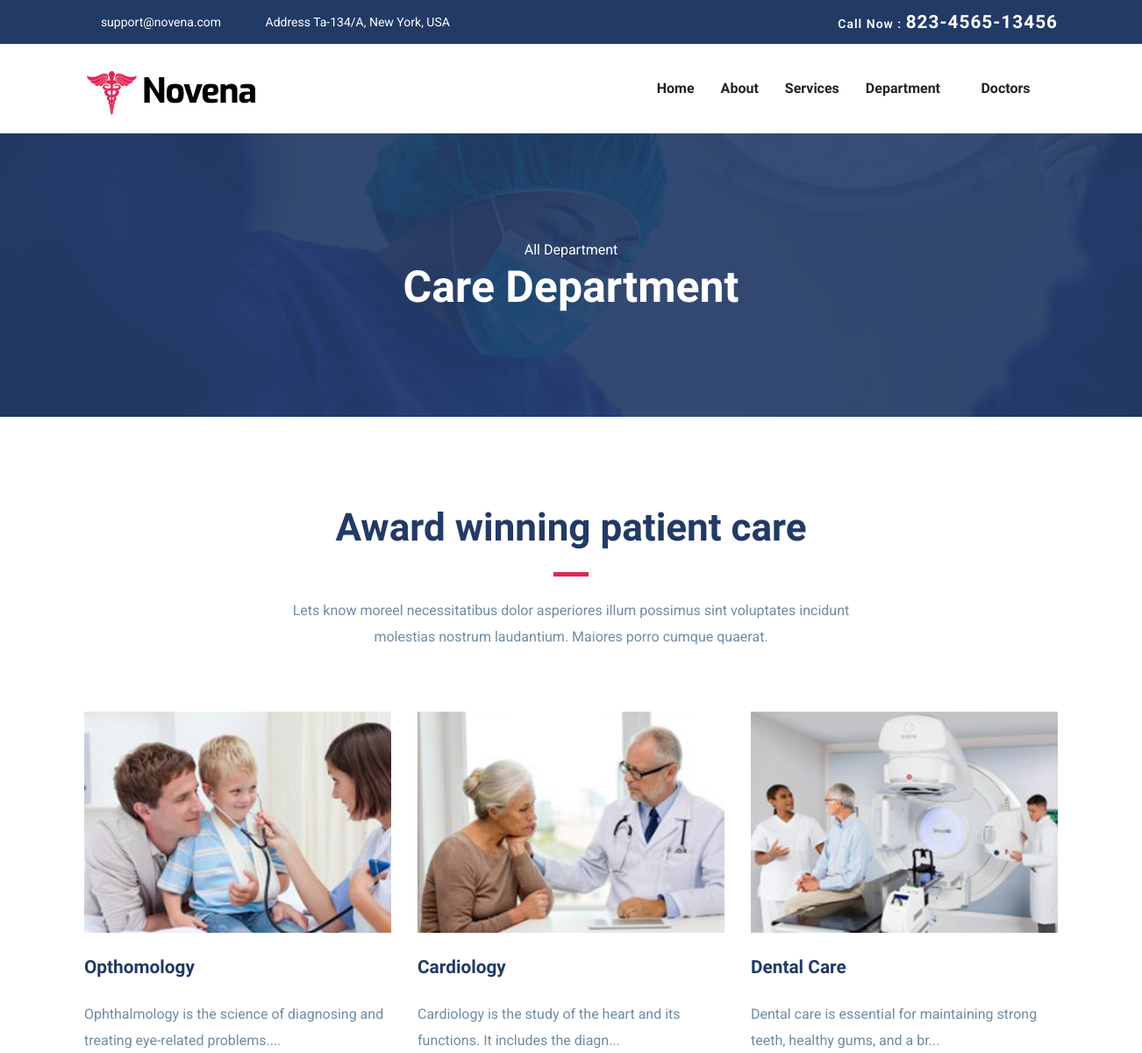
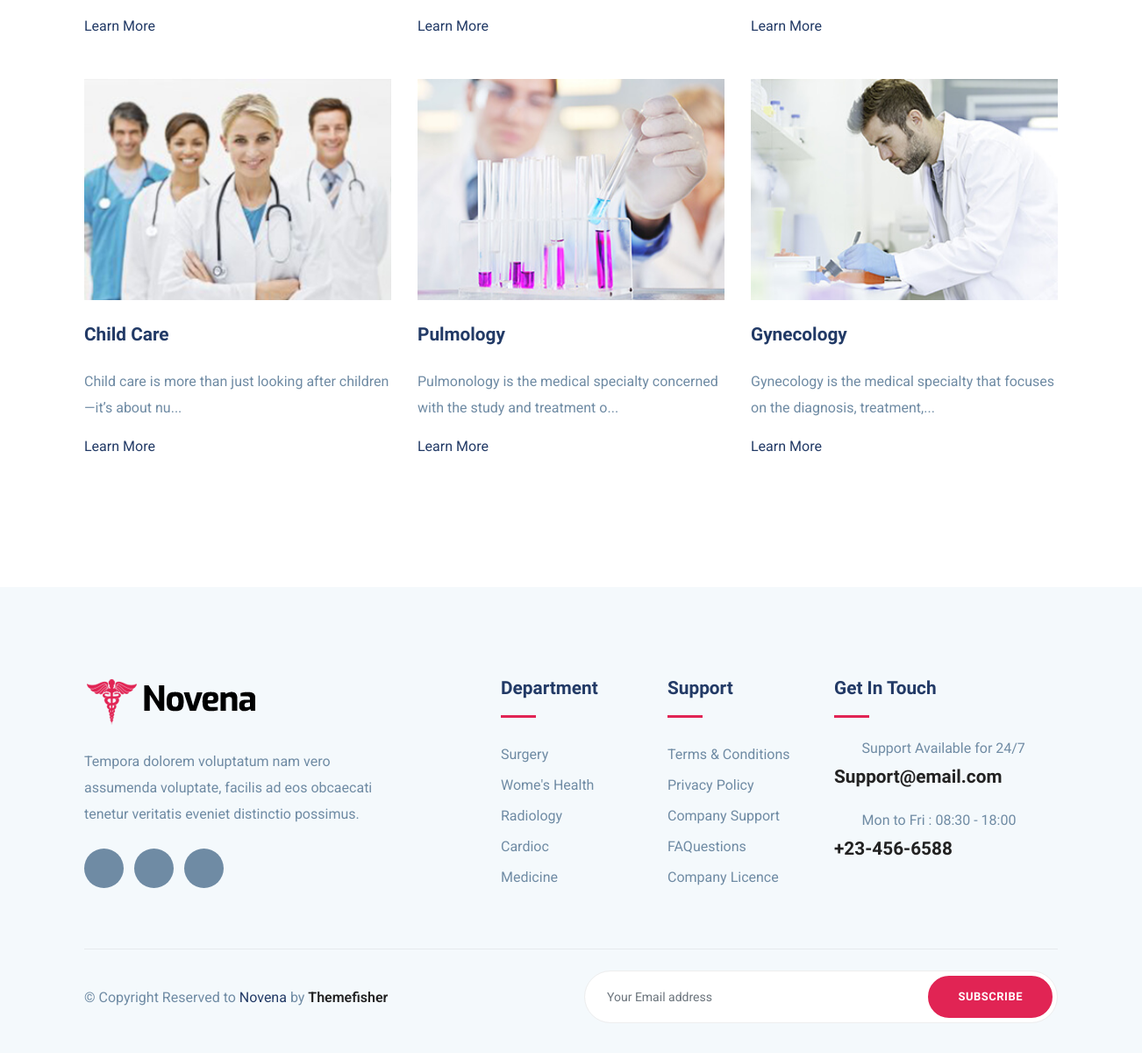
Screenshot of /departments/ with the database file from the repository (2 pictures, top to bottom).
### hospital/models.py (models this page shows, shortened)
class Department(models.Model):
    image = models.ImageField(upload_to='department', null=True)
    name = models.CharField(max_length=200)
    description = HTMLField()
    d_slug = AutoSlugField(populate_from='name')

### hospital/views.py (the view)
# urls.py: path('departments/', department_page, name='departments'),
def department_page(request):
  department = Department.objects.all()
  context ={
    'department': department
  }
  return render(request, 'department.html',context)

### hospital/templates/department.html (shortened to what this page needs)
{% extends "base.html" %}
{% load static %}
{% block content %}
<section class="page-title bg-1">
  <div class="container">
    <div class="row">
      <div class="col-md-12">
        <div class="block text-center">
          <span class="text-white">All Department</span>
          <h1 class="text-capitalize mb-5 text-lg">Care Department</h1>
        </div>
      </div>
    </div>
  </div>
</section>
<section class="section service-2">
	<div class="container">
		<div class="row justify-content-center">
			<div class="col-lg-7 text-center">
				<div class="section-title">
					<h2>Award winning patient care</h2>
					<div class="divider mx-auto my-4"></div>
					<p>Lets know moreel necessitatibus dolor asperiores illum possimus sint voluptates incidunt molestias nostrum laudantium. Maiores porro cumque quaerat.</p>
				</div>
			</div>
		</div>
		<div class="row">
		{% for item in department %}
			<div class="col-lg-4 col-md-6 ">
				<div class="department-block mb-5">
					<img src="{{item.image.url}}" alt="" class="img-fluid w-100">
					<div class="content">
						<h4 class="mt-4 mb-2 title-color">{{item.name}}</h4>
						<p class="mb-4"> {{item.description | slice:80| safe}}... </p>
						<a href="{% url 'department' item.d_slug %}" class="read-more">Learn More  <i class="icofont-simple-right ml-2"></i></a>
					</div>
				</div>
			</div>
		{% endfor %}
		</div>
	</div>
</section>
{% endblock content %}

### static/css/style.css (style rules this page uses)
html { overflow-x: hidden; }
body { line-height: 1.6; font-family: "Roboto", sans-serif; -webkit-font-smoothing: antialiased; font-size: 16px; color: #6F8BA4; font-weight: 400; }
h1, .h1, h2, .h2, h3, .h3, h4, .h4, h5, .h5, h6, .h6 { font-family: "Exo", sans-serif; font-weight: 700; color: #222; }
h1, .h1 { font-size: 2.5rem; }
h2, .h2 { font-size: 44px; }
h4, .h4 { font-size: 1.3rem; line-height: 30px; }
p { line-height: 30px; }
.section { padding: 100px 0; }
.text-lg { font-size: 3.75rem; }
a { color: #222; text-decoration: none; transition: all .35s ease; }
.page-title { padding: 120px 0px 70px 0px; position: relative; }
.page-title .block h1 { color: #fff; }
.title-color { color: #223a66; }
.section-title { margin-bottom: 70px; }
.section-title h2 { color: #223a66; }
.text-lg { font-size: 50px; }
.bg-1 { background: url("../images/bg/22.jpg") no-repeat 50% 50%; background-size: cover; position: relative; }
.divider { width: 40px; height: 5px; background: #e12454; }
.read-more { color: #223a66; }

### rows the page displays
Department: image (picture), name "Opthomology", description "Ophthalmology is the science of diagnosing and treating eye-related problems."
Department: image (picture), name "Cardiology", description "Cardiology is the study of the heart and its functions. It includes the diagn"
Department: image (picture), name "Dental Care", description "Dental care is essential for maintaining strong teeth, healthy gums, and a br"
Department: image (picture), name "Child Care", description "Child care is more than just looking after children—it’s about nu"
Department: image (picture), name "Pulmology", description "Pulmonology is the medical specialty concerned with the study and treatment o"
Department: image (picture), name "Gynecology", description "Gynecology is the medical specialty that focuses on the diagnosis, treatment,"
